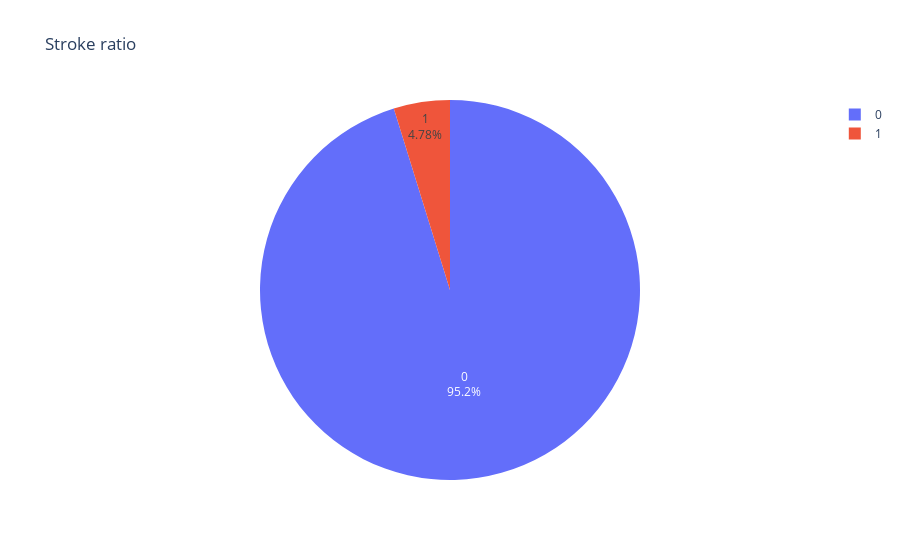

Here is the notebook cell this chart was saved with:
### Code cell
stroke = dict(ZscoreC_data['stroke'].value_counts())
fig = px.pie(names = stroke.keys(),values = stroke.values(),title = 'Stroke ratio')
fig.update_traces(textposition='inside', textinfo='percent+label')

### Figure 1 — Plotly figure (JSON) as saved in the notebook; plotly's stock layout.template omitted (floating-point values rounded to 4 significant figures)
{"data": [{"domain": {"x": [0, 1], "y": [0, 1]}, "hovertemplate": "label=%{label}<br>value=%{value}<extra></extra>", "labels": [0, 1], "legendgroup": "", "name": "", "showlegend": true, "textinfo": "percent+label", "textposition": "inside", "type": "pie", "values": [4763, 239]}], "layout": {"legend": {"tracegroupgap": 0}, "title": {"text": "Stroke ratio"}}}
